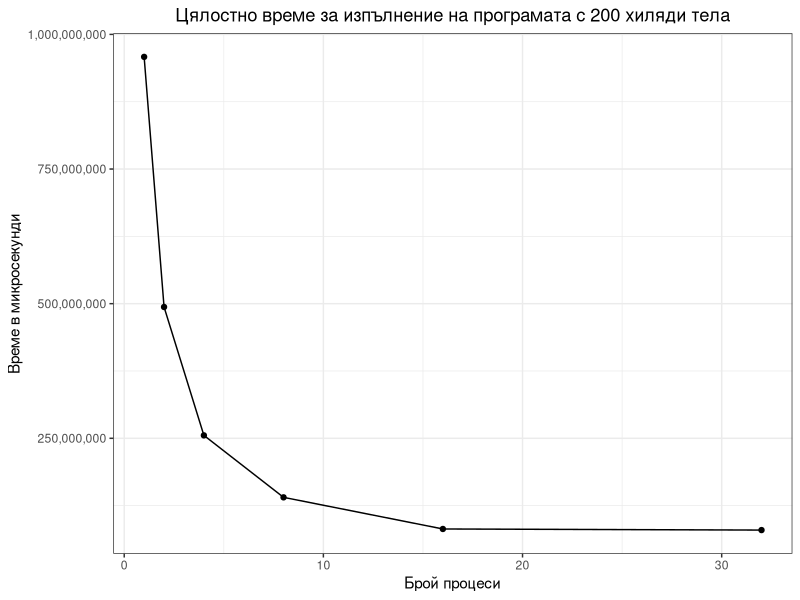
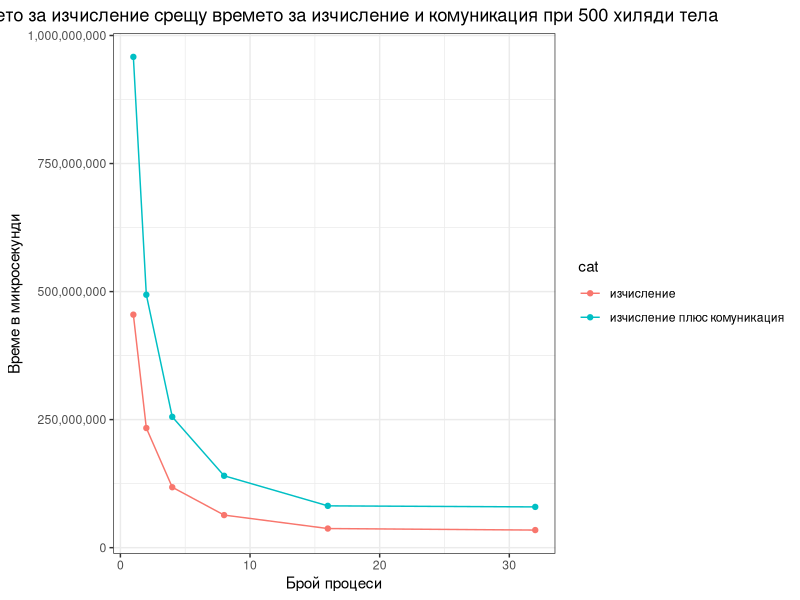
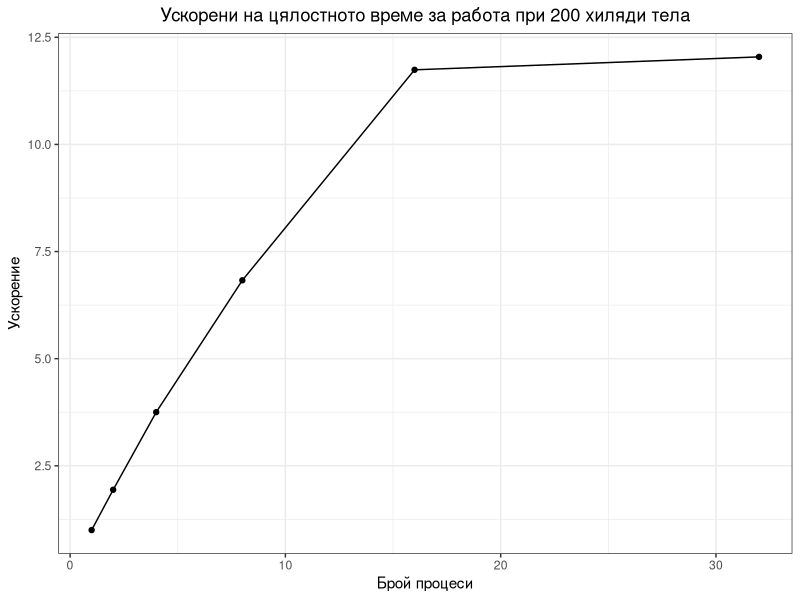
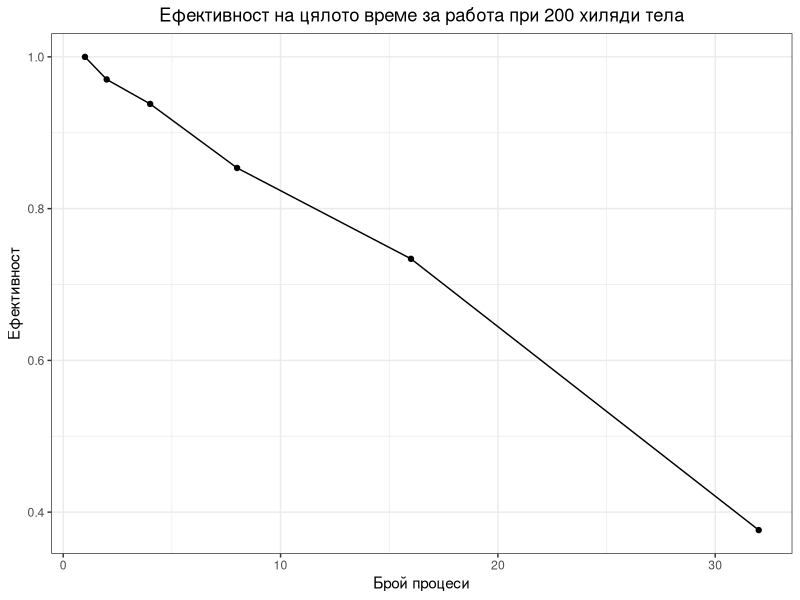
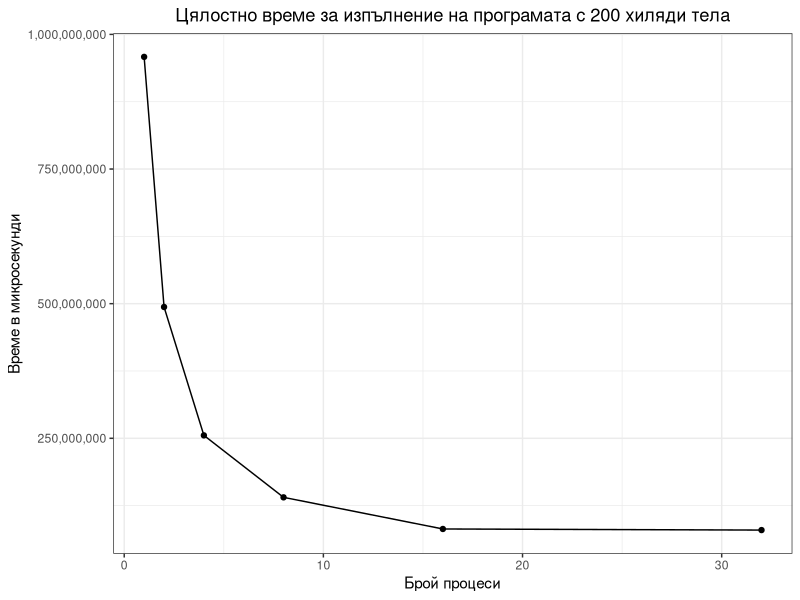
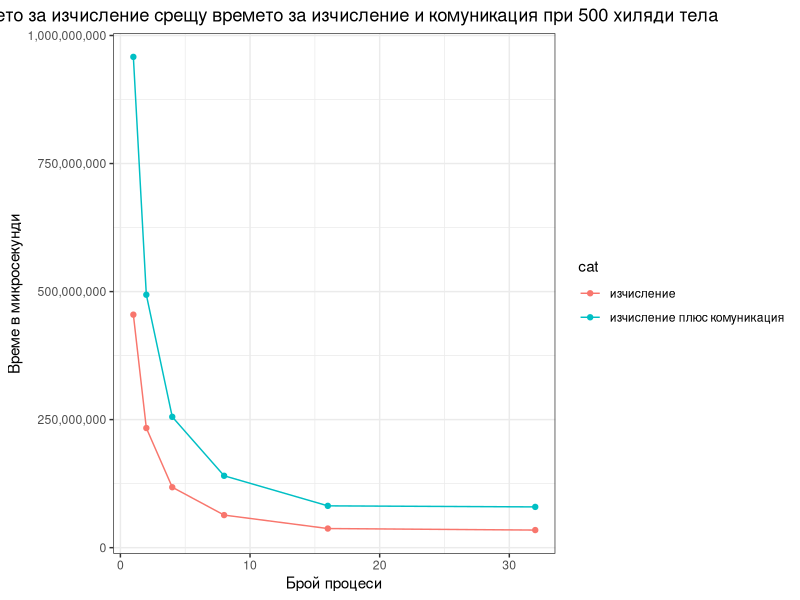
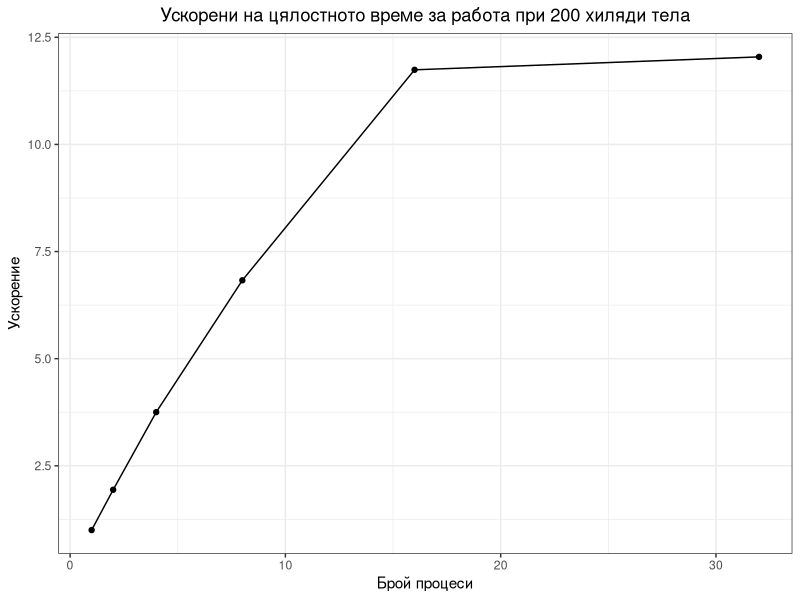
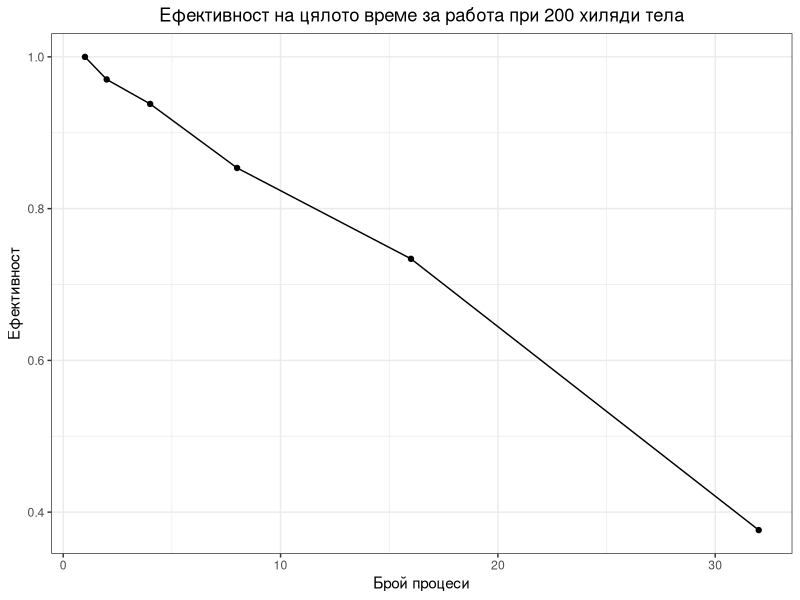

Here is the R script that generated these plots, in order: (Note: this script raises an error after producing the figures.)
library(ggplot2)
library(tidyverse)
require(scales)
library(grid)

theme_set(theme_bw())

graphic <- function(data, xlabel, ylabel, name) {
    ggplot(data, aes(x = numProc, y = calcTime, group = 1)) +
       geom_point() +
       geom_line() +
       scale_y_continuous(labels = comma) +
       ggtitle(name) +
       theme(plot.title = element_text(hjust = 0.5)) +
       xlab(xlabel) +
       ylab(ylabel)
}

#gets the minimum total time from the three attempts I made
get_min_total_time  <- function(total_time) {
    min_time_per_proc <- data.frame(numProc = numeric(), calcTime = numeric())
    for (numProc in c(1, 2, 4, 8, 16, 32)) {
        min_time <- max(
            total_time[total_time$processorCount == numProc &
            total_time$iteration == 1, ]$time)

        for (i in c(2, 3)) {
            min_time <- min(min_time, max(
                    total_time[total_time$processorCount == numProc &
                    total_time$iteration == i, ]$time)
           )
        }

        min_time_per_proc[nrow(min_time_per_proc) + 1, ] <-
            c(numProc, min_time)
    }

    min_time_per_proc
}

total_time200 <- read.csv("./200thou/data/totalTime200thou.csv")

min_time_per_proc <- data.frame(numProc = numeric(), calcTime = numeric())
names(min_time_per_proc)

min_time_per_proc  <-  get_min_total_time(total_time200)

min_time_per_proc

#gets the max time for the processors and
#then the min total time for each attempt

graphic(min_time_per_proc, "Брой процеси", "Време в микросекунди",
    "Цялостно време за изпълнение на програмата с 200 хиляди тела")

ggsave("./200thou/png/200thouTime.png", width = 9)

calculation_time <- read.csv("./200thou/data/calculations200thou.csv")
total_time200 <- read.csv("./200thou/data/totalTime200thou.csv")

min_time_per_proc  <-  get_min_total_time(total_time200)
head(calculation_time, n = 3)
iterations <- 5

min_calc_time <- data.frame(numProc = numeric(), calcTime = numeric())
colnames(calculation_time)

#take the m
for (numProc in c(1, 2, 4, 8, 16, 32)) {
    max_times <- c()

    for (i in c(1, 2, 3)) {
        calc_i <- calculation_time[calculation_time$numProc == numProc &
                                   calculation_time$iteration == i, ]

        #create a matrx where every row are the times
        #for each processor during a  different iteration
        m <- matrix(calc_i$time, nrow = iterations, ncol = numProc, byrow = T)

        #Takes the max time for a processor during a single unit of time
        max_times_for_attempt <- apply(m, 1, max, na.rm = T)
        #Takes the sum of the units of time
        max_times[i] <- sum(max_times_for_attempt)
    }

    max_times
    min_calc_time[nrow(min_calc_time) + 1, ] <- c(numProc, min(max_times))
}

min_calc_time
min_time_per_proc

overhead_vs_calc_time <- rbind(min_calc_time, min_time_per_proc)
overhead_vs_calc_time

overhead_vs_calc_time$cat <- c(rep("изчисление", 6), rep("изчисление плюс комуникация", 6))


ggplot(overhead_vs_calc_time, aes(x = numProc, y = calcTime, group = cat, col = cat)) +
   geom_point() +
   geom_line() +
   scale_y_continuous(labels = comma) +
   ggtitle("Времето за изчисление срещу времето за изчисление и комуникация при 500 хиляди тела") +
   theme(plot.title = element_text(hjust = 0.5)) +
   xlab("Брой процеси") +
   ylab("Време в микросекунди")

ggsave("./png/500thouCalcVsTotalTime.png", width = 10)


#Speedup calculation_time for one process/ calculation_time for n processes
min_time_per_proc$calcTime <- min_time_per_proc[min_time_per_proc$numProc == 1, ]$calcTime / min_time_per_proc$calcTime

graphic(min_time_per_proc, "Брой процеси", "Ускорение",
        "Ускорени на цялостното време за работа при 200 хиляди тела")

ggsave("./200thou/png/200thouTotalTimeSpeedup.png", width = 9)

#Efficency speedup/number of processes
min_time_per_proc$calcTime <- min_time_per_proc$calcTime / min_time_per_proc$numProc

graphic(min_time_per_proc, "Брой процеси", "Ефективност",
        "Ефективност на цялото време за работа при 200 хиляди тела")

ggsave("./200thou/png/200thouTotalTimeEfficency.png", width = 9)

#Barplot for calculations work per processor
calculation_time <- read.csv("./orb/calculations200thouNoORB.csv")
calculation_time_ORB <- read.csv("./orb/calculations200thouORB.csv")

calc16 <- calculation_time[calculation_time$numProc == 16, ]
colnames(calc16)

processor_avg <- matrix(nrow = 16, ncol = 3)

#Взимаме колко е работил всеки процесор през всяка итерация
for (i in c(1, 2, 3)) {
    it <- calc16[calc16$iteration == i, ]
    for (id in seq(0, 15)) {
       processor_avg[id + 1, i] <- sum(it[it$id == id, ]$time)
    }
}

#Средно колко е работил процесора на итерация
mean_per_processor <- apply(processor_avg, 1, mean, na.rm = T)

processor_avg <- data.frame(
    processor_id = seq(1, 16),
    avg_time = mean_per_processor
)

options(scipen = 999)

p1 <- ggplot(data = processor_avg,
            aes(x = as.factor(processor_id), y = avg_time)) +
    geom_bar(stat = "identity", fill = "steelblue") +
    geom_text(aes(label = round(avg_time)), vjust = 1.6,
              color = "white", size = 3.5) +
    xlab("Идентификатор на процесора") +
    ggtitle("Време прекарано в смятане на взаимодействия между телата без ORB") +
    theme(plot.title = element_text(hjust = 0.5)) +
    ylab("Време в миркосекунди")
p
p1

gridExtra::grid.arrange(p, p1, col = 2)

ggsave("./200thou/png/timeSpentInCalculationsPerProcessor.png", width = 13, height = 7)
ggsave("./orb/png/timeSpentInCalculationsPerProcessor.png", width = 15, height = 10, gridExtra::arrangeGrob(p, p1))


#Get diagram with data not only for 200 processors
total_time500 <- read.csv("./500thou/data/totalTime500thou.csv")
total_time100 <- read.csv("./100thou/data/totalTime100thou.csv")
total_time200 <- read.csv("./200thou/data/totalTime200thou.csv")

min_time500 <- get_min_total_time(total_time500)
min_time200 <- get_min_total_time(total_time200)
min_time100 <- get_min_total_time(total_time100)

min_time100$type <- "100 хиляди тела за 10 единици от време"
min_time500$type <- "500 хиляди тела за 5 единици от време"
min_time200$type <- "200 хиляди тела за 10 единици от време"
min_time100$speedup <- min_time100[min_time100$numProc == 1, ]$calcTime / min_time100$calcTime
min_time200$speedup <- min_time200[min_time200$numProc == 1, ]$calcTime / min_time200$calcTime
min_time500$speedup <- min_time500[min_time500$numProc == 1, ]$calcTime / min_time500$calcTime

total_time_all <- rbind(min_time100, min_time500)
total_time_all <- rbind(total_time_all, min_time200)

graphic_for_total_time <- function (data, gtitle, xlabel, ylabel) {
    ggplot(data, aes(x = numProc, y = toDisplay, group = type, col = type)) +
       geom_point() +
       geom_line() +
       scale_y_continuous(labels = comma) +
       ggtitle(gtitle) +
       theme(plot.title = element_text(hjust = 0.5)) +
       xlab(xlabel) +
       ylab(ylabel)
}

total_time_all$toDisplay <- total_time_all$calcTime

graphic_for_total_time(
        total_time_all,
        "Време за работа на програмата спрямо брой процеси",
        "Брой процеси",
        "Време в микросекунди")


ggsave("./png/totalTime.png", width = 9)
#Convert calc time to speedup
total_time_all$toDisplay <- total_time_all$speedup

graphic_for_total_time(
        total_time_all,
        "Ускорението на програмата спрямо брой процеси",
        "Брой процеси",
        "Ускорение")

ggsave("./png/totalSpeedup.png", width = 9)

#Convert calc time to efficiency
total_time_all$toDisplay <- total_time_all$speedup / total_time_all$numProc

graphic_for_total_time(
        total_time_all,
        "Ефективността на програмата спрямо брой процеси",
        "Брой процеси",
        "Ефективност")

ggsave("./png/totalEfficiency.png", width = 9)
